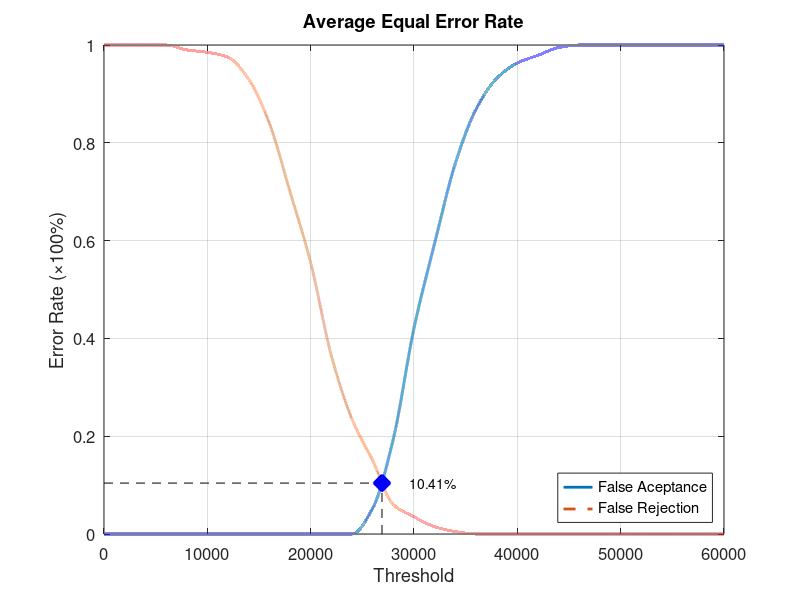
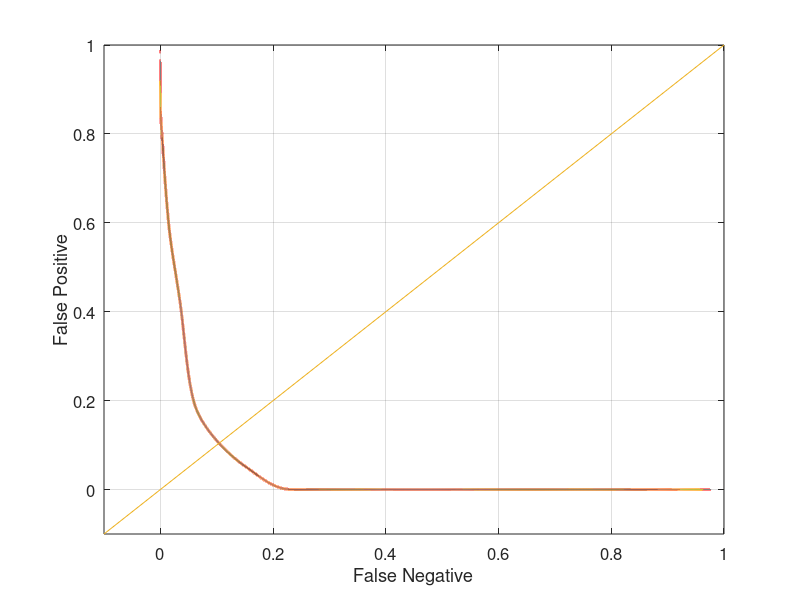

Source code (MATLAB) for these figures, in order:
function yEER = Database1_2
close all;
clear;
clc;
x = 0:2000:60000;
xq = 0:0.5:60000;

y0 = [0 0 0 0 0 0 0 0 0 0 0 0 0 0.0526316 0.194737 0.421053 0.594737 0.757895 0.868421 0.931579 0.963158 0.978947 0.994737 1 1 1 1 1 1 1 1];
yy0 = interp1(x, y0, xq, 'pchip');
y1 = [1 1 1 1 0.99 0.985 0.975 0.93 0.84 0.7 0.555 0.365 0.235 0.15 0.06 0.035 0.015 0.005 0 0 0 0 0 0 0 0 0 0 0 0 0];
yy1 = interp1(x, y1, xq, 'pchip');

% Calculating EER: 
y2 = abs(y0 - y1);
find(y2 == min(y2))
yy2 = abs(yy0 - yy1);
xEER = find(yy2 == min(yy2));
xEERIndex = xq(xEER) % X-axis EER
yEER = yy0(xEER) % Y-axis EER

main = figure
plot(xq, yy0,'-','LineWidth', 2);	hold on
plot(xq, yy1,'--','LineWidth', 2);	hold on
plot([xEERIndex xEERIndex], [0 yEER], 'k--');	hold on
plot([0 xEERIndex], [yEER yEER], 'k--');	hold on
plot(xEERIndex, yEER, 'bx', 'LineWidth', 10);	hold on
text(xEERIndex + 10 * xEERIndex / 100, yEER, [num2str(round((10000 * yEER)) / 100) '%'])
legend('False Aceptance', 'False Rejection', 'Location', 'SouthEast')
xlabel('Threshold')
ylabel('Error Rate (\times100%)')
title('Average Equal Error Rate')
set(gca, 'FontSize', 12)
axis([0 60000 0 1])
grid on

print(main, 'Database1_2Main', '-dpng');
FNRxFPR = figure('Color', [1 1 1]);
plot(yy1, yy0, '-', yy1, yy0, 'LineWidth', 2);
hold on
y = -0.1:0.1:1
plot(y, y); 
set(gca, 'FontSize', 12)
xlabel('False Negative')
ylabel('False Positive')
axis([-0.1 1 -0.1 1])
set(gca, 'FontSize', 12)
grid on

print(FNRxFPR, 'Database1_2FNRxFPR','-dpng');
end
